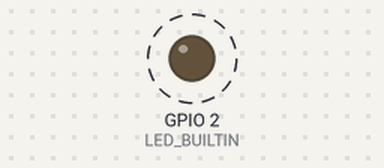
This program was run on a simulated ESP8266 (NodeMCU). Parts: output pins drawn as LEDs (lit = HIGH, except the on-board LED, lit = LOW). Dashed ring = blinking. What the program prints to the serial monitor is not drawn.

Above: at 0.1 s.
Timing chart, 0 to 3.0 s (numbered marks = the images above):
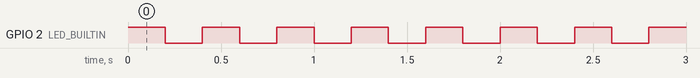

Measured:
- by itself, GPIO 2 (LED_BUILTIN): alternates HIGH for 0.20 s and LOW for 0.20 s

The program:

main.cpp
```cpp
#include <Arduino.h>

void setup()
{
  Serial.begin(115200);
  pinMode(LED_BUILTIN, OUTPUT);
}

void loop()
{
  digitalWrite(LED_BUILTIN, HIGH);
  delay(200);
  digitalWrite(LED_BUILTIN, LOW);
  delay(200);
  Serial.printf("BLINK %d\n", int(millis() / 1000));
}
```
